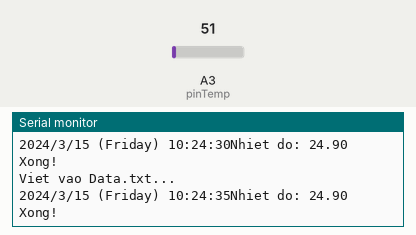
The sketch below on a simulated Arduino Leonardo, built with avr-gcc and run on an emulated ATmega32U4. Parts: the last lines printed to the serial monitor. The inputs (shaded band) are chosen by the test bench; at power-on: A3 (pinTemp) = 51. The local clock reads 2024-03-15 10:24:30 at power-on unless the sketch sets it; storage starts empty.

Above: at 5.8 s.
5.9 s: A3 (pinTemp) set to 61
At 11.0 s:
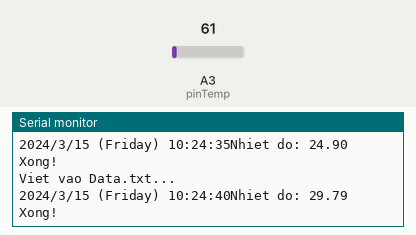
11.9 s: A3 (pinTemp) set to 71
At 15.5 s:
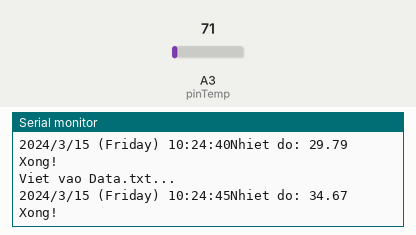
Timing chart, 0 to 17.0 s (numbered marks = the images above; inputs shaded):
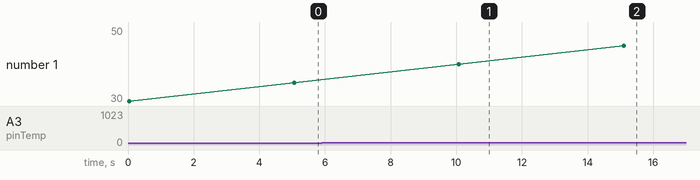

Measured:
- after the input at 5.9 s, the serial monitor: prints a new line after 4.2 s (image 1)
- after the input at 11.9 s, the serial monitor: prints a new line after 3.2 s (image 2)

The sketch:

BT1_RTC.ino
```cpp
#include <SD.h>
#include<SPI.h>
#include <Wire.h>
#include "RTClib.h"
//RTC_DS1307 rtc;
char daysOfTheWeek[7][12] = {"Sunday", "Monday", "Tuesday", "Wednesday", "Thursday", "Friday", "Saturday"};
File myFile;
RTC_DS1307 rtc;
byte pinTemp = A3;

void setup ()
{
  Serial.begin(9600);
  pinMode(pinTemp, INPUT);
  if (SD.begin(10))
    Serial.println("SD is ready");
  else
  {
    Serial.println("SD is not found");
    //while (1);
  }
  while (SD.exists("Data.txt")) SD.remove("Data.txt");


  while (!Serial); // for Leonardo/Micro/Zero
  if (! rtc.begin()) {
    Serial.println("Couldn't find RTC");
    while (1);
  }
  if (! rtc.isrunning()) {
    Serial.println("RTC is NOT running!");
    // following line sets the RTC to the date & time this sketch was compiled
    rtc.adjust(DateTime(F(__DATE__), F(__TIME__)));
    // This line sets the RTC with an explicit date & time, for example to set
    // January 21, 2014 at 3am you would call:
    // rtc.adjust(DateTime(2014, 1, 21, 3, 0, 0));
  }
}
void  getTime()
{
  DateTime now = rtc.now();
  Serial.print(now.year(), DEC);
  myFile.print(now.year(), DEC);
  Serial.print('/');
  myFile.print('/');
  Serial.print(now.month(), DEC);
  myFile.print(now.month(), DEC);
  Serial.print('/');
  myFile.print('/');
  Serial.print(now.day(), DEC);
  myFile.print(now.day(), DEC);
  Serial.print(" (");
  myFile.print(" (");
  Serial.print(daysOfTheWeek[now.dayOfTheWeek()]);
  myFile.print(daysOfTheWeek[now.dayOfTheWeek()]);
  Serial.print(") ");
  myFile.print(") ");
  Serial.print(now.hour(), DEC);
  myFile.print(now.hour(), DEC);
  Serial.print(':');
  myFile.print(':');
  Serial.print(now.minute(), DEC);
  myFile.print(now.minute(), DEC);
  Serial.print(':');
  myFile.print(':');
  Serial.print(now.second(), DEC);
  myFile.print(now.second(), DEC);
  myFile.println();

////  DateTime now = rtc.now();
//  Serial.print(now.hour());
//  myFile.print(now.hour());
//  Serial.print(':');
//  myFile.print(':');
//  Serial.print(now.minute());
//  myFile.print(now.minute());
//  Serial.print(':');
//  myFile.print(':');
//  Serial.println(now.second());
//  myFile.print(now.second());
//  myFile.print("   ");
}
void getTemp()
{
  //đọc giá trị từ cảm biến LM35
  int reading = analogRead(pinTemp);

  //tính ra giá trị hiệu điện thế (đơn vị Volt) từ giá trị cảm biến
  float voltage = reading * 5.0 / 1024.0;

  // ở trên mình đã giới thiệu, cứ mỗi 10mV = 1 độ C.
  // Vì vậy nếu biến voltage là biến lưu hiệu điện thế (đơn vị Volt)
  // thì ta chỉ việc nhân voltage cho 100 là ra được nhiệt độ!

  float temp = voltage * 100.0;
  Serial.print("Nhiet do: ");
  myFile.print("Nhiet do: ");
  Serial.println(temp);
  myFile.print(temp);
  myFile.println();
  myFile.print("\n");
}

void loop ()
{
  myFile = SD.open("Data.txt", FILE_WRITE);
  if (myFile)
  {
    Serial.println("Viet vao Data.txt...");
    getTime();
    myFile.println();
    getTemp();
  }
  else
  {
    Serial.println("Loi");
  }
  myFile.close();
  Serial.println("Xong!");
  Serial.println();
  delay(5000);
}
```
